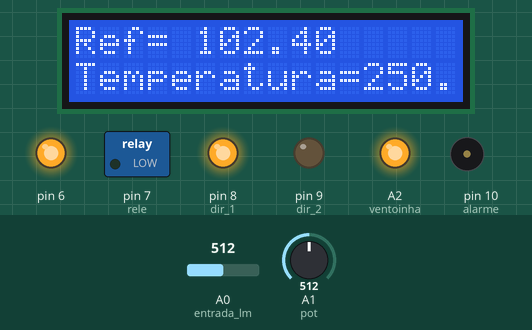
The sketch below on a simulated Arduino Uno, built with avr-gcc and run on an emulated ATmega328P. Shown: 16×2 character LCD, switched loads named in the sketch (green lamp = pin HIGH), output pins drawn as LEDs (lit = HIGH), buzzer (waves = sounding). The test bench sets the inputs (shaded band); at power-on: A0 (entrada_lm) = 512, A1 (pot) = 512. What the sketch prints to the serial monitor is not drawn.

Above: at 1.2 s.
1.3 s: A0 (entrada_lm) set to 224
At 1.41 s:
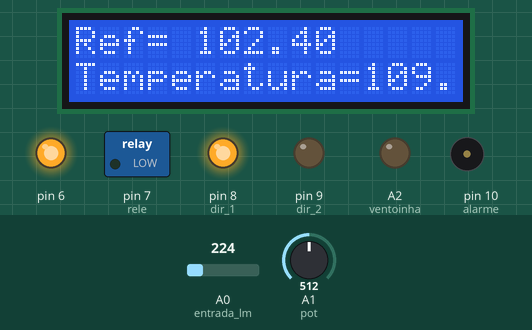
At 2.3 s:
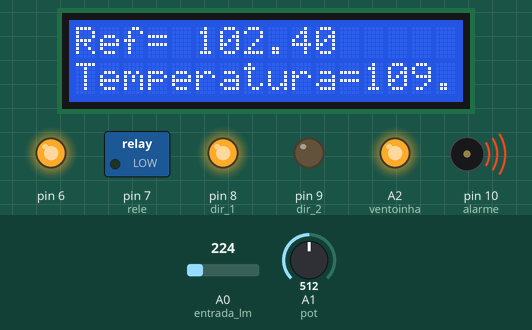
4.3 s: A0 (entrada_lm) set to 195
At 15.8 s:
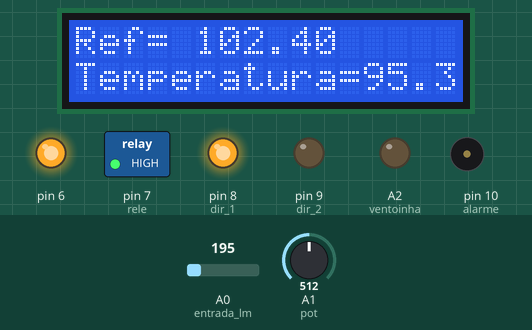
Timing chart, 0 to 16.1 s (numbered marks = the images above; inputs shaded):
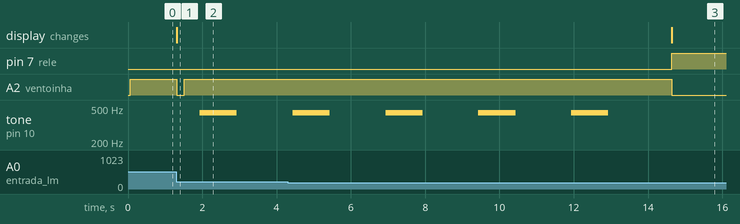

The sketch:

circuito_temperatura.ino
```cpp
 /*
  A1 é a entrada do potenciometro = ptb1
  A0 é a entrada do lm35 = ptb0
  A2 é a saida do cooler = ptd4

  pino 8 = dir_1 = pta13
  pino 9 = dir_2 = ptd5
  pino 7 = rele = pta12


     The circuit:
 * LCD RS pin to digital pin 12
 * LCD Enable pin to digital pin 11
 * LCD D4 pin to digital pin 5
 * LCD D5 pin to digital pin 4
 * LCD D6 pin to digital pin 3
 * LCD D7 pin to digital pin 2
 * LCD R/W pin to ground
 * LCD VSS pin to ground
 * LCD VCC pin to 5V

 */


//Declaração de entradas
int dir_2 = 9;
int dir_1 = 8;
int rele = 7;
const int rs = 12, en = 11, d4 = 5, d5 = 4, d6 = 3, d7 = 2;
float ventoinha = A2;
float entrada_lm = A0;
float pot = A1;
int alarme = 10;

//Declaração de variaveis
int t = 200;
float temp = 0.0;
float ref = 0.0;
float erro = 0.0;
float erro_ant = 0.0;
float acao = 0.0;
float acao_ant = 0.0;
float fan = 0.0;
float kp = 0.2;
float ki = 0.009;
int contador = 0;


//Seta o tempo do alarme
int tempo_para_alarme = 10;


#include <LiquidCrystal.h>
LiquidCrystal lcd(rs, en, d4, d5, d6, d7);


void setup(){
  //Inicialização tela
  Serial.begin(9600);
  lcd.begin(16, 2);

  //Imputs e outputs
  pinMode(dir_1, OUTPUT);
  pinMode(dir_2, OUTPUT);
  pinMode(rele, OUTPUT);
  pinMode(6, OUTPUT);
  pinMode(alarme, OUTPUT);
  //A0 = entrada lm35
  //A1 = entrada potenciometro
  //A2 = saida da ventoinha

  //Saidas fixas
  digitalWrite(6, HIGH);
  digitalWrite(dir_1, HIGH);
  digitalWrite(dir_2, LOW);
  digitalWrite(rele, HIGH);


}

void loop(){

  //Leitura da temperatura
  temp = (float(analogRead(entrada_lm))*5/(1023))/0.01;

  //Ação da ventoinha
  ref = 0.2*analogRead(pot); //varia de 35 a 50
  erro = -(ref - temp);
  acao = acao_ant + kp*(erro - erro_ant) + ki*erro*t;

  if (acao > 0.8) {
    acao = 0.8;
  }

  else if (acao < 0) {
    acao = 0;
  }

  fan = acao + 0.2;
  analogWrite(ventoinha, (acao*1024));
  erro_ant = erro;
  acao_ant = acao;

  //liga/ desliga a resistencia
  if (temp >= ref) {
    digitalWrite(rele, LOW);
  }
  else {
    digitalWrite(rele, HIGH);
  }

  //Impressao na tela LCD
  lcd.setCursor(0, 0);
  lcd.print("Ref= ");
  lcd.print(ref);
  lcd.setCursor(0, 1);
  lcd.print("Temperatura=");
  lcd.print(temp);


  //impressao no Serial monitor
  Serial.print("Temperatura = ");
  Serial.println(temp);
  Serial.print("\n");
  Serial.print("Ref = ");
  Serial.print(ref);
  Serial.print("\n");
  Serial.print("Acao = ");
  Serial.print(acao);
  Serial.print("\n");
  Serial.print("Acao_ant = ");
  Serial.print(acao_ant);
  Serial.print("\n");

  //Alarme
  contador++; //cada contagem dura +- t
  if (contador == tempo_para_alarme) {
    tocarAlarme();
  }


  delay (t);
}

void tocarAlarme() {
  for (int i = 0; i < 5; i++) {
    tone(alarme, 440);
    delay(1000);
    noTone(alarme);
    delay(1500);
  }
}
```

Measured:
- the behaviour switches between 210 and 209 on A0 (entrada_lm) (found by bisection; images 2 and 3)
- after the input at 1.3 s, A2 (ventoinha): HIGH → LOW at once, → HIGH 0.21 s later; the display: changes at once (image 1)
- after the input at 4.3 s, pin 7 (rele): LOW → HIGH after 10.3 s; A2 (ventoinha): HIGH → LOW after 10.3 s; the display: changes after 10.3 s (image 3)
- by itself, tone on pin 10 (alarme): alternates 440 Hz for 1.0 s and silent for 1.5 s, 8 changes in all, then stays silent
